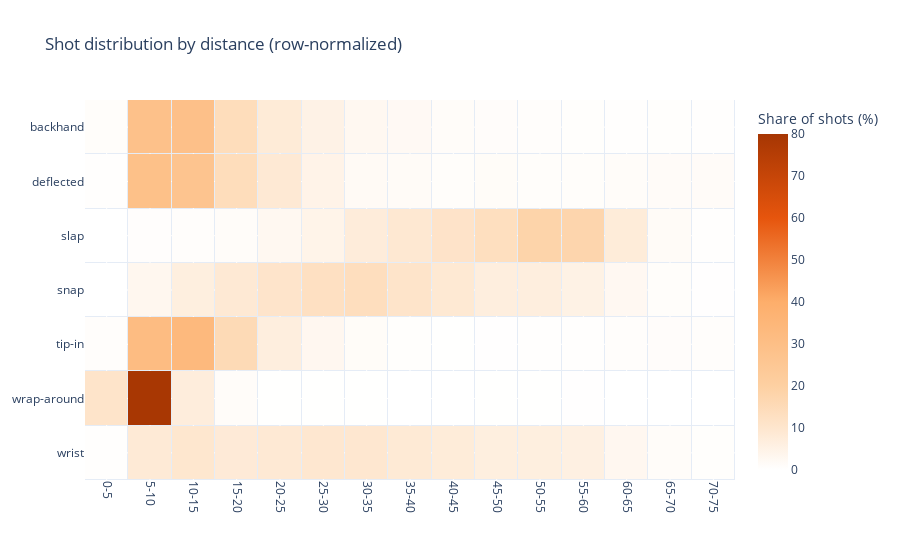

The notebook cell saved with this chart:
### Code cell
matrix_to_plot = grouped.pivot(index="shot_type", columns="distance_bin", values="shots").fillna(0)
row_pct = matrix_to_plot.div(matrix_to_plot.sum(axis=1).replace(0, np.nan), axis=0) * 100

# build ordered x labels from numeric bins
bins = row_pct.columns.to_numpy()

max_bin_for_plot=70

bins = bins[bins <= max_bin_for_plot]
row_pct = row_pct.loc[:, bins]

x_labels = [f"{int(b)}-{int(b + bin_size)}" for b in bins]

# heatmap
fig = go.Figure(go.Heatmap(
    x=x_labels,
    y=row_pct.index,
    z=row_pct.values,
    colorscale="Blues",
    zmin=0, zmax=100,
    colorbar=dict(title="Share of shots (%)"),
    xgap=1, ygap=1
))
fig.update_layout(
    title="Shot distribution by distance (row-normalized)",
    xaxis=dict(categoryorder='array', categoryarray=x_labels)
)

fig.update_traces(
    colorscale="Oranges",   # darker, colorblind-friendly
    zmin=0, zmax=80,        # limit range
    colorbar=dict(title="Share of shots (%)", tick0=0, dtick=10),
    selector=dict(type="heatmap")
)
fig.update_yaxes(autorange="reversed")
fig.update_xaxes(tickangle=90)

fig.update_traces(
    zmin=0, zmax=80, zauto=False,
    colorscale=[
        [0.00, "rgb(255,255,255)"],   # 0  -> near-white
        [0.125, "rgb(254,230,206)"],  # ~10 -> visible light orange
        [0.25, "rgb(253,208,162)"],
        [0.50, "rgb(253,174,107)"],
        [0.75, "rgb(230,85,13)"],
        [1.00, "rgb(166,54,3)"]
    ],
    colorbar=dict(title="Share of shots (%)", tick0=0, dtick=10),
    selector=dict(type="heatmap")
)

fig.show()

### Figure 1 — Plotly figure (JSON) as saved in the notebook; plotly's stock layout.template omitted (floating-point values rounded to 4 significant figures)
{"data": [{"colorbar": {"dtick": 10, "tick0": 0, "title": {"text": "Share of shots (%)"}}, "colorscale": [[0, "rgb(255,255,255)"], [0.125, "rgb(254,230,206)"], [0.25, "rgb(253,208,162)"], [0.5, "rgb(253,174,107)"], [0.75, "rgb(230,85,13)"], [1, "rgb(166,54,3)"]], "type": "heatmap", "x": ["0-5", "5-10", "10-15", "15-20", "20-25", "25-30", "30-35", "35-40", "40-45", "45-50", "50-55", "55-60", "60-65", "65-70", "70-75"], "xgap": 1, "y": ["backhand", "deflected", "slap", "snap", "tip-in", "wrap-around", "wrist"], "ygap": 1, "z": [[0.9512, 28.83, 29.12, 14.27, 8.141, 5.036, 2.798, 2.252, 1.273, 1.049, 0.7693, 0.5735, 0.4057, 0.5595, 0.4616], [0.4025, 29.04, 27.08, 14.26, 8.741, 4.6, 1.955, 1.553, 0.9201, 1.38, 0.9776, 0.9201, 1.15, 1.495, 1.495], [0.02613, 0.6445, 0.8797, 1.324, 2.822, 4.564, 7.534, 9.085, 11.15, 13.37, 18.18, 17.52, 7.752, 1.725, 0.3397], [0.08421, 3.318, 6.476, 8.691, 10.74, 12.81, 13.52, 11.0, 8.977, 6.821, 6.669, 5.272, 2.644, 0.9768, 0.2947], [0.7149, 31.64, 33.56, 15.37, 6.791, 3.007, 1.388, 0.5467, 0.1892, 0.2944, 0.4836, 0.4415, 0.7569, 1.072, 0.7359], [10.95, 79.38, 7.216, 1.289, 0.1289, 0.1289, 0.1289, 0.0, 0.0, 0.1289, 0.1289, 0.2577, 0.0, 0.0, 0.0], [0.3339, 8.325, 9.7, 8.236, 8.725, 9.493, 9.694, 8.545, 7.748, 6.453, 6.542, 5.828, 3.141, 1.21, 0.5135]], "zauto": false, "zmax": 80, "zmin": 0}], "layout": {"title": {"text": "Shot distribution by distance (row-normalized)"}, "xaxis": {"categoryarray": ["0-5", "5-10", "10-15", "15-20", "20-25", "25-30", "30-35", "35-40", "40-45", "45-50", "50-55", "55-60", "60-65", "65-70", "70-75"], "categoryorder": "array", "tickangle": 90}, "yaxis": {"autorange": "reversed"}}}
